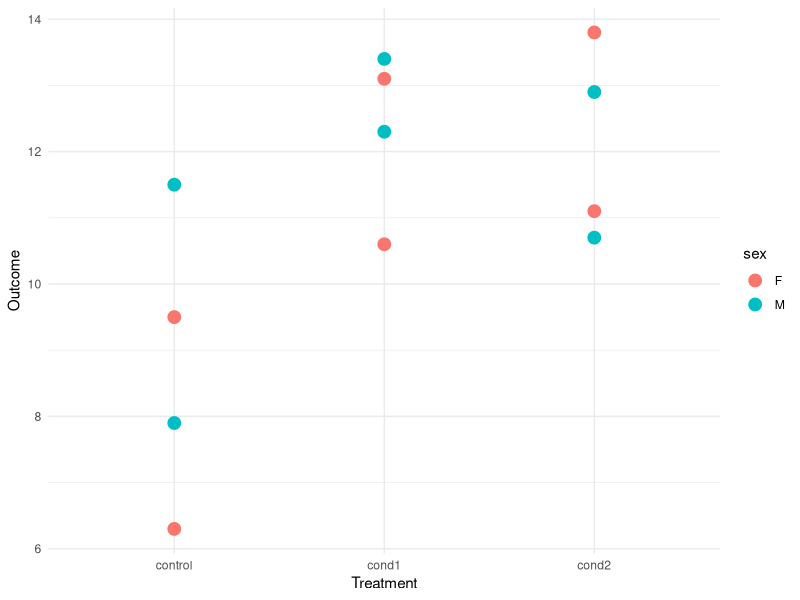
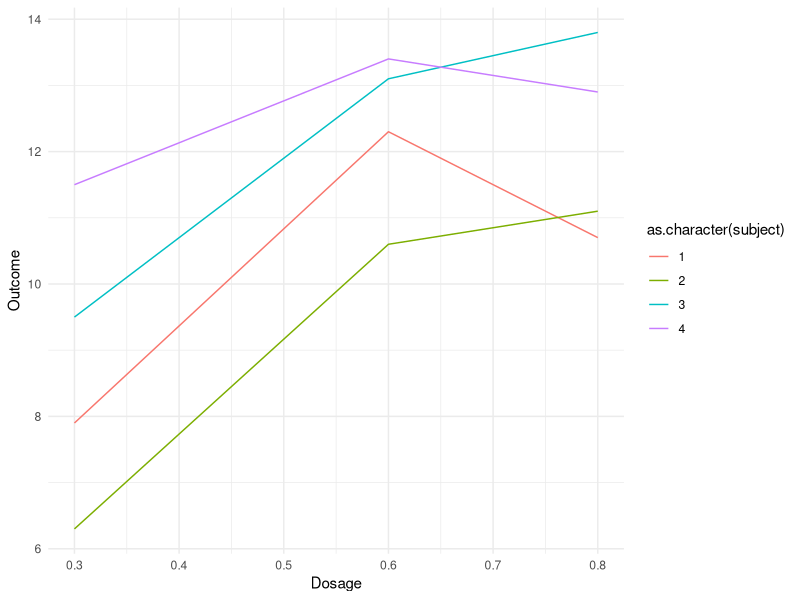
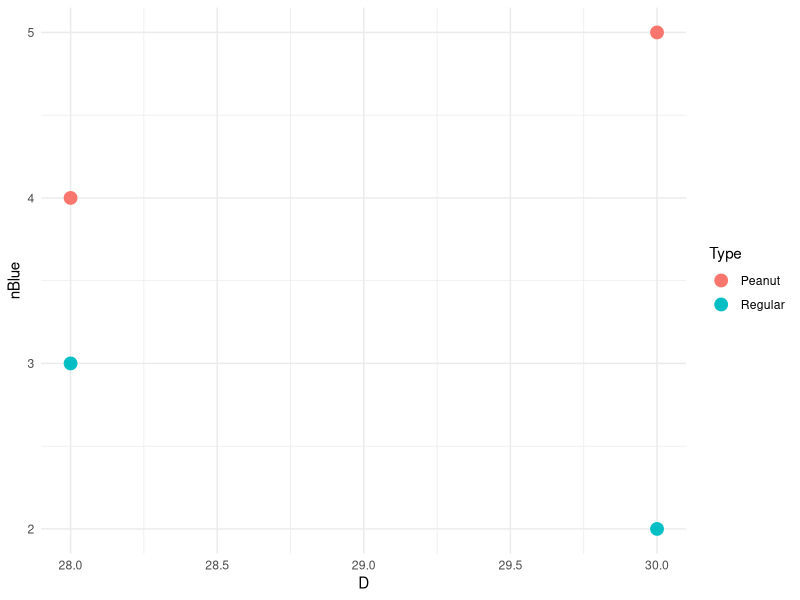

R code for these plots, in order:
## ---- chunk 1
knitr::opts_chunk$set(echo = TRUE,warning=F)
options(scipen=999)
library(tidyverse)    #Essential Functions
library(knitr)        #kable() for HTML Tables
library(kableExtra)   #HTML Table Styling
## ---- chunk 2
library(readr)
## ---- chunk 3
untidy1=tribble(
~subject,  ~sex, ~control, ~cond1, ~cond2,
1, "M", 7.9,  12.3, 10.7,
2, "F", 6.3,  10.6, 11.1,
3, "F", 9.5,  13.1, 13.8,
4, "M", 11.5, 13.4, 12.9
)
untidy1
## ---- chunk 4
tidy1a=untidy1 %>%
  gather(control:cond2,key="Treatment",value="Outcome")
tidy1a
## ---- chunk 5
tidy1b=untidy1 %>%
  gather(3:5, key="Treatment",value="Outcome",factor_key=T)
glimpse(tidy1b)
str(tidy1b$Treatment)
## ---- chunk 6
ggplot(tidy1b)+
  geom_point(aes(x=Treatment,y=Outcome,color=sex),
             size=4) + theme_minimal()
## ---- chunk 7
untidy2=tribble(
~subject,  ~sex, ~`0.3`, ~`0.6`, ~`0.8`,
1, "M", 7.9,  12.3, 10.7,
2, "F", 6.3,  10.6, 11.1,
3, "F", 9.5,  13.1, 13.8,
4, "M", 11.5, 13.4, 12.9
)
untidy2
## ---- chunk 8
tidy2a=untidy2 %>%
  gather(`0.3`:`0.8`,key="Dosage",value="Outcome")
glimpse(tidy2a)
## ---- chunk 9
tidy2b=untidy2 %>%
  gather(`0.3`:`0.8`,key="Dosage",value="Outcome",convert=T)
glimpse(tidy2b)
## ---- chunk 10
ggplot(tidy2b) +
  geom_line(aes(x=Dosage,y=Outcome,color=as.character(subject))) + theme_minimal()
## ---- chunk 11
untidy3=tribble(
~Pack,  ~Type, ~Measure, ~Value,
1, "Regular", "Count",  15,
1, "Regular", "Percent Blue", 0.2,
2, "Peanut", "Count",  12,
2, "Peanut", "Percent Blue", 0.3,
)
untidy3
## ---- chunk 12
tidy3=untidy3 %>%
  spread(key=Measure,value=Value)
tidy3
## ---- chunk 13
tidy3 %>%
  mutate(nBlue=Count*`Percent Blue`) %>%
  select(-Count,-`Percent Blue`)
## ---- chunk 14
untidy4=tribble(
~Pack,  ~Type, ~PropBlue, ~Date,
1, "Regular", "3/15",  "9-28-2018",
2, "Regular", "2/15", "9-30-2018",
3, "Peanut", "4/12",  "9-28-2018",
4, "Peanut", "5/13", "9-30-2018",
)
untidy4
## ---- chunk 15
tidy4a=untidy4 %>%
  separate(PropBlue, into=c("nBlue","Total"),sep="/") %>%
  separate(Date, into=c("M","D","Y"),sep="-")
glimpse(tidy4a)
## ---- chunk 16
tidy4b=untidy4 %>%
  separate(PropBlue, into=c("nBlue","Total"),sep="/",
           convert=T) %>%
  separate(Date, into=c("M","D","Y"),sep="-",
           convert=T)
glimpse(tidy4b)
## ---- chunk 17
ggplot(tidy4b) +
  geom_point(aes(x=D,y=nBlue,color=Type),size=4) +
  theme_minimal()
## ---- chunk 18
untidy5=tribble(
~Pack,  ~Type, ~Day, ~Month,
1, "Regular", 1,  8,
2, "Regular", 2, 8,
3, "Regular", 3,  9,
4, "Regular", 4, 9,
)
untidy5
## ---- chunk 19
tidy5=untidy5 %>%
  unite(swag,Day,Month,sep=":(")
tidy5
## ---- chunk 20
missing=tibble(
          year=c(1,1,1,1,2,2,3,3,3,3,4,4,4,4),
          quarter=c(1,2,3,4,2,3,1,2,3,4,1,2,3,4),
          wage=c(10.50,10.50,10.50,11.00,11.00,11.23,11.23,11.23,12,NA,12,NA,13.04,13.04),
        )
missing
## ---- chunk 21
missing %>%
  spread(key=year,value=wage)
## ---- chunk 22
missing %>%
  spread(key=quarter,value=wage)
## ---- chunk 23
missing %>%
  spread(quarter,wage) %>%
  gather(quarter,wage,`1`:`4`,na.rm=T)
## ---- chunk 24
missing %>%
  spread(quarter,wage) %>%
  gather(quarter,wage,`1`:`4`)
## ---- chunk 25
missing %>%
  complete(year,quarter)
## ---- chunk 26
library(MASS)
library(tidyverse)
Aids=Aids2
names(Aids)

dplyr::select(Aids, sex, status)
## ---- chunk 27
Aids %>%
  dplyr::select(sex,status) %>%
  group_by(sex,status) %>%
  summarize(count=n()) %>%
  ungroup() %>%
  spread(key=status,value=count) 
